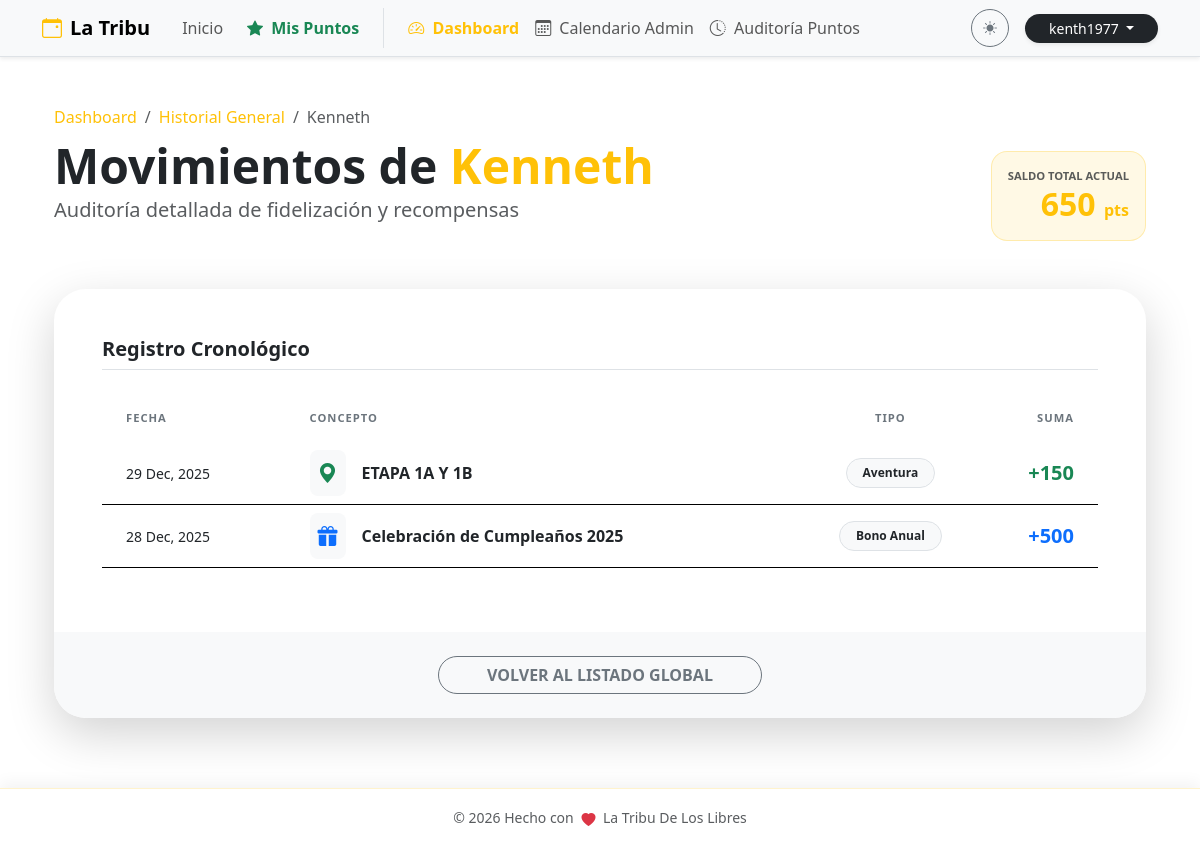
The page /admin/puntos/miembro/1 (signed in) on the database its author committed.
### db.py (models this page shows)
class User(db.Model, UserMixin):
    id = db.Column(db.Integer, primary_key=True)
    email = db.Column(db.String(120), unique=True, nullable=False)
    password = db.Column(db.String(200), nullable=False)
    is_superuser = db.Column(db.Boolean, default=False)

class Member(db.Model):
    id = db.Column(db.Integer, primary_key=True)
    pin = db.Column(db.String(10), unique=True, nullable=False) # Identificador único
    nombre = db.Column(db.String(100), nullable=False)
    apellido1 = db.Column(db.String(100), nullable=False)
    apellido2 = db.Column(db.String(100), default='')
    telefono = db.Column(db.String(20), nullable=False)
    birth_date = db.Column(db.Date, nullable=True) # Para el cálculo de edad y felicitaciones
    puntos_totales = db.Column(db.Integer, default=0) # Acumulado histórico de puntos
    ultimo_regalo_bday = db.Column(db.Integer, default=0)
    created_at = db.Column(db.DateTime, default=datetime.utcnow)
    bookings = db.relationship('Booking', backref='member', lazy=True, cascade="all, delete-orphan")

class Event(db.Model):
    id = db.Column(db.Integer, primary_key=True)
    title = db.Column(db.String(150), nullable=False)
    flyer = db.Column(db.String(255), nullable=True)
    currency = db.Column(db.String(10), default='¢')
    price = db.Column(db.Float, default=0.0)
    activity_type = db.Column(db.String(100))
    duration_days = db.Column(db.Integer, default=1)
    event_date = db.Column(db.Date, nullable=False)
    end_date = db.Column(db.Date, nullable=True)
    departure_point = db.Column(db.String(200))
    departure_time = db.Column(db.String(50))
    difficulty = db.Column(db.String(50))
    distance = db.Column(db.String(50))
    capacity = db.Column(db.Integer, default=0)
    reservation_fee = db.Column(db.String(100))
    description = db.Column(db.Text)
    pickup_point = db.Column(db.String(200))
    status = db.Column(db.String(50), default='Activa')
    moved_date = db.Column(db.Date, nullable=True)
    points_reward = db.Column(db.Integer, default=10) # Puntos que otorga este evento
    created_at = db.Column(db.DateTime, default=datetime.utcnow)
    updated_at = db.Column(db.DateTime, default=datetime.utcnow, onupdate=datetime.utcnow)
    bookings = db.relationship('Booking', backref='event', lazy=True, cascade="all, delete-orphan")

class Booking(db.Model):
    id = db.Column(db.Integer, primary_key=True)
    member_id = db.Column(db.Integer, db.ForeignKey('member.id'), nullable=False)
    event_id = db.Column(db.Integer, db.ForeignKey('event.id'), nullable=False)
    nombre = db.Column(db.String(100))
    apellido1 = db.Column(db.String(100))
    telefono = db.Column(db.String(20))
    pin = db.Column(db.String(10))
    created_at = db.Column(db.DateTime, default=datetime.utcnow)

### puntos.py (the view)
@puntos_bp.route('/admin/puntos/miembro/<int:member_id>')
@login_required
def detalle_miembro(member_id):
    if not current_user.is_superuser:
        return redirect(url_for('main.home'))
    member = Member.query.get_or_404(member_id)
    movimientos = []
    for b in member.bookings:
        movimientos.append({
            'tipo': 'Aventura',
            'detalle': b.event.title,
            'fecha': b.created_at, # Este es un objeto datetime
            'puntos': b.event.points_reward or 10,
            'icono': 'bi-geo-alt-fill',
            'color': 'text-success'
        })
    if member.ultimo_regalo_bday > 0:
        try:
            fecha_bono_date = member.birth_date.replace(year=member.ultimo_regalo_bday)
        except ValueError:
            fecha_bono_date = member.birth_date.replace(year=member.ultimo_regalo_bday, day=28)
        fecha_bono_dt = datetime.combine(fecha_bono_date, datetime.min.time())
        movimientos.append({
            'tipo': 'Bono Anual',
            'detalle': f'Celebración de Cumpleaños {member.ultimo_regalo_bday}',
            'fecha': fecha_bono_dt,
            'puntos': 500,
            'icono': 'bi-gift-fill',
            'color': 'text-primary'
        })
    def normalize_for_sort(val):
        if isinstance(val, datetime):
            return val
        if isinstance(val, date):
            return datetime.combine(val, datetime.min.time())
        return datetime.min
    movimientos.sort(key=lambda x: normalize_for_sort(x['fecha']), reverse=True)
    return render_template('puntos.html', selected_member=member, movimientos=movimientos)

### app.py (called while the page is built)
@login_manager.user_loader
def load_user(user_id):
    return User.query.get(int(user_id))

### templates/puntos.html (shortened to what this page needs)
{% extends "base.html" %}
{% block content %}
<div class="container py-4">
    <div class="row mb-5 align-items-end">
        <div class="col-md-8">
            <nav aria-label="breadcrumb">
                <ol class="breadcrumb mb-2">
                    <li class="breadcrumb-item"><a href="{{ url_for('main.dashboard') }}" class="text-decoration-none text-warning">Dashboard</a></li>
                    {% if selected_member %}
                        <li class="breadcrumb-item"><a href="{{ url_for('puntos.historial_global') }}" class="text-decoration-none text-warning">Historial General</a></li>
                        <li class="breadcrumb-item active">{{ selected_member.nombre }}</li>
                    {% else %}
                        <li class="breadcrumb-item active">Historial de Puntos</li>
                    {% endif %}
                </ol>
            </nav>
            <h1 class="display-5 fw-bold mb-0">
                {% if selected_member %}
                    Movimientos de <span class="text-warning">{{ selected_member.nombre }}</span>
                {% else %}
                    Control de Puntos Tribu
                {% endif %}
            </h1>
            <p class="lead text-muted">Auditoría detallada de fidelización y recompensas</p>
        </div>
        {% if selected_member %}
        <div class="col-md-4 text-md-end">
            <div class="bg-warning bg-opacity-10 p-3 rounded-4 border border-warning border-opacity-25 d-inline-block">
                <small class="d-block text-uppercase fw-bold text-muted" style="font-size: 0.7rem;">Saldo Total Actual</small>
                <span class="h2 fw-bold text-warning mb-0">{{ selected_member.puntos_totales }} <small class="fs-6">pts</small></span>
            </div>
        </div>
        {% endif %}
    </div>
    {% if selected_member %}
        <div class="card border-0 shadow-lg rounded-5 overflow-hidden animate__animated animate__fadeInUp">
            <div class="card-body p-4 p-md-5">
                <h5 class="fw-bold mb-4 border-bottom pb-2">Registro Cronológico</h5>
                <div class="timeline-wrapper">
                    {% if movimientos %}
                        <div class="table-responsive">
                            <table class="table table-hover align-middle border-0">
                                <thead class="bg-body-tertiary">
                                    <tr>
                                        <th class="border-0 px-4 py-3 text-secondary x-small fw-bold text-uppercase">Fecha</th>
                                        <th class="border-0 py-3 text-secondary x-small fw-bold text-uppercase">Concepto</th>
                                        <th class="border-0 py-3 text-secondary x-small fw-bold text-uppercase text-center">Tipo</th>
                                        <th class="border-0 py-3 text-secondary x-small fw-bold text-uppercase text-end pe-4">Suma</th>
                                    </tr>
                                </thead>
                                <tbody>
                                    {% for m in movimientos %}
                                    <tr>
                                        <td class="px-4 py-3">
                                            <span class="text-body fw-medium small">{{ m.fecha.strftime('%d %b, %Y') if m.fecha else 'N/A' }}</span>
                                        </td>
                                        <td>
                                            <div class="d-flex align-items-center">
                                                <div class="p-2 rounded-3 bg-light {{ m.color }} me-3">
                                                    <i class="bi {{ m.icono }} fs-5"></i>
                                                </div>
                                                <span class="fw-bold text-body">{{ m.detalle }}</span>
                                            </div>
                                        </td>
                                        <td class="text-center">
                                            <span class="badge bg-light text-dark border px-3 py-2 rounded-pill">{{ m.tipo }}</span>
                                        </td>
                                        <td class="text-end pe-4">
                                            <span class="fw-bold fs-5 {{ m.color }}">+{{ m.puntos }}</span>
                                        </td>
                                    </tr>
                                    {% endfor %}
                                </tbody>
                            </table>
                        </div>
                    {% else %}
                        <div class="text-center py-5">
                            <i class="bi bi-clock-history text-muted opacity-25 display-1"></i>
                            <p class="mt-3 text-muted">Este miembro no tiene movimientos registrados todavía.</p>
                        </div>
                    {% endif %}
                </div>
            </div>
            <div class="card-footer bg-light border-0 p-4 text-center">
                <a href="{{ url_for('puntos.historial_global') }}" class="btn btn-outline-secondary rounded-pill px-5 fw-bold">VOLVER AL LISTADO GLOBAL</a>
            </div>
        </div>
    {% endif %}
</div>
{% endblock %}

### templates/base.html (shortened to what this page needs)
<!DOCTYPE html>
<html lang="es" data-bs-theme="light">
<head>
    <link href="https://cdn.jsdelivr.net/npm/bootstrap@5.3.2/dist/css/bootstrap.min.css" rel="stylesheet">
    <link rel="stylesheet" href="https://cdn.jsdelivr.net/npm/bootstrap-icons@1.11.1/font/bootstrap-icons.css">
    <link rel="stylesheet" href="https://cdnjs.cloudflare.com/ajax/libs/animate.css/4.1.1/animate.min.css"/>
</head>
<body>
    <nav class="navbar navbar-expand-lg bg-body-tertiary border-bottom sticky-top shadow-sm">
        <div class="container">
            <a class="navbar-brand fw-bold" href="{{ url_for('main.home') }}">
                <i class="bi bi-calendar-event me-2 text-warning"></i>La Tribu
            </a>
            <div class="collapse navbar-collapse" id="navbarNav">
                <ul class="navbar-nav me-auto align-items-center">
                    <li class="nav-item">
                        <a class="nav-link px-3" href="{{ url_for('main.home') }}">Inicio</a>
                    </li>
                    <li class="nav-item">
                        <button class="nav-link btn btn-link text-decoration-none fw-bold text-success border-0 bg-transparent" data-bs-toggle="modal" data-bs-target="#pointsModal">
                            <i class="bi bi-star-fill me-1"></i> Mis Puntos
                        </button>
                    </li>
                    {% if current_user.is_authenticated and current_user.is_superuser %}
                    <li class="nav-item ms-lg-3 border-start ps-lg-3">
                        <a class="nav-link fw-bold text-warning" href="{{ url_for('main.dashboard') }}">
                            <i class="bi bi-speedometer2 me-1"></i> Dashboard
                        </a>
                    </li>
                    <li class="nav-item">
                        <a class="nav-link" href="{{ url_for('calendar_view.view') }}">
                            <i class="bi bi-calendar3 me-1"></i> Calendario Admin
                        </a>
                    </li>
                    <li class="nav-item">
                        <a class="nav-link" href="{{ url_for('puntos.historial_global') }}">
                            <i class="bi bi-clock-history me-1"></i> Auditoría Puntos
                        </a>
                    </li>
                    {% endif %}
                </ul>
                <div class="d-flex align-items-center gap-3 mt-3 mt-lg-0">
                    <button class="btn btn-sm btn-outline-secondary rounded-circle" id="themeToggler" title="Cambiar tema" style="width: 38px; height: 38px; padding: 0;">
                        <i class="bi bi-sun-fill" id="themeIcon"></i>
                    </button>
                    {% if current_user.is_authenticated %}
                        <div class="dropdown">
                            <button class="btn btn-dark btn-sm rounded-pill px-4 dropdown-toggle shadow-sm border-0" type="button" data-bs-toggle="dropdown">
                                {{ current_user.email.split('@')[0] }}
                            </button>
                        </div>
                    {% else %}
                        <a href="{{ url_for('auth.login') }}" class="btn btn-warning btn-sm text-dark fw-bold rounded-pill px-4 shadow-sm border-0">
                            <i class="bi bi-lock-fill me-1"></i>Admin
                        </a>
                    {% endif %}
                </div>
            </div>
        </div>
    </nav>
    <main class="container py-4">
        {% block content %}{% endblock %}
    </main>
    <footer class="footer-sticky-blur py-3 text-center">
        <div class="container">
            <span class="text-body-secondary fw-medium small">
                © 2026 Hecho con <i class="bi bi-heart-fill text-danger heart-beat mx-1"></i> La Tribu De Los Libres
            </span>
        </div>
    </footer>
</body>
</html>

### templates/base.html (style rules this page uses)
.heart-beat { display: inline-block; animation: heartbeat 1.5s infinite; vertical-align: middle; }
.footer-sticky-blur { position: fixed; bottom: 0; width: 100%; z-index: 1030; backdrop-filter: blur(12px); -webkit-backdrop-filter: blur(12px); background-color: rgba(var(--bs-body-bg-rgb), 0.8) !important; border-top: 1px solid rgba(var(--bs-warning-rgb), 0.2); box-shadow: 0 -5px 15px rgba(0, 0, 0, 0.05); }
body { padding-bottom: 80px; min-height: 100vh; display: flex; flex-direction: column; transition: background-color 0.3s ease, color 0.3s ease; }
main { flex: 1; }
.nav-link, .btn { transition: all 0.2s ease-in-out; }

### templates/puntos.html (style rules this page uses)
.x-small { font-size: 0.7rem; letter-spacing: 1px; }
.animate__animated { animation-duration: 0.6s; }

### rows shown on the page
User: email "kenth1977"
Member: nombre "Kenneth", puntos_totales "650"
Event: fecha "29 Dec, 2025", detalle "ETAPA 1A Y 1B", tipo "Aventura", puntos "150"

### other values the page prints
{{ m.fecha.strftime('%d %b, %Y') if m.fecha else 'N/A' }} "28 Dec, 2025"
{{ m.detalle }} "Celebración de Cumpleaños 2025"
{{ m.tipo }} "Bono Anual"
{{ m.puntos }} "500"
